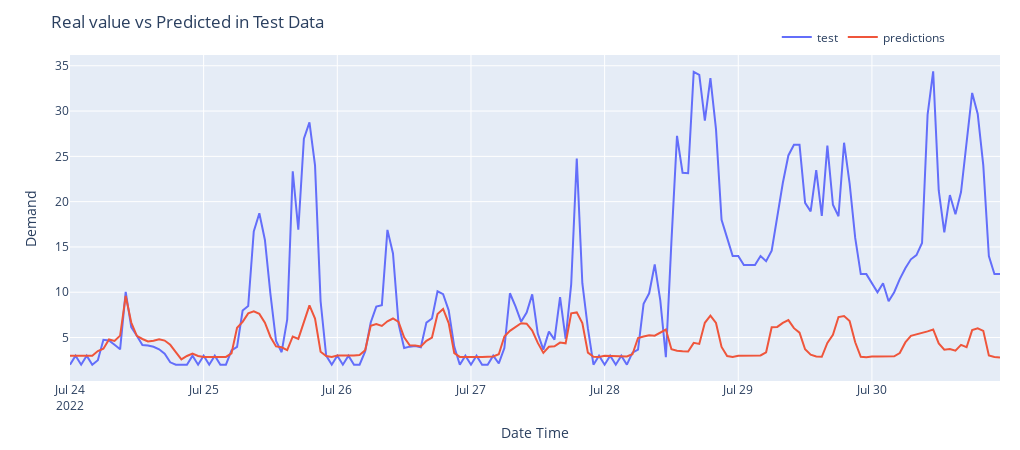

Write notebook code for a chart like this one.
### Code cell
plotPredictions(test_x.index[:24*7], y_pred[:24*7], test_y[:24*7])

### Figure 1 — Plotly figure (JSON) as saved in the notebook; plotly's stock layout.template omitted (floating-point values rounded to 4 significant figures; data arrays with more than 128 entries replaced by an {"elided": "..."} marker saying what was removed)
{"data": [{"mode": "lines", "name": "test", "type": "scatter", "x": {"elided": "3264 str values"}, "y": {"elided": "168 float values"}}, {"mode": "lines", "name": "predictions", "type": "scatter", "x": {"elided": "3264 str values"}, "y": {"elided": "168 float values"}}], "layout": {"height": 450, "legend": {"orientation": "h", "x": 0.76, "xanchor": "left", "y": 1.1, "yanchor": "top"}, "margin": {"b": 20, "l": 70, "r": 20, "t": 55}, "title": {"text": "Real value vs Predicted in Test Data"}, "width": 1020, "xaxis": {"title": {"text": "Date Time"}}, "yaxis": {"title": {"text": "Demand"}}}}
